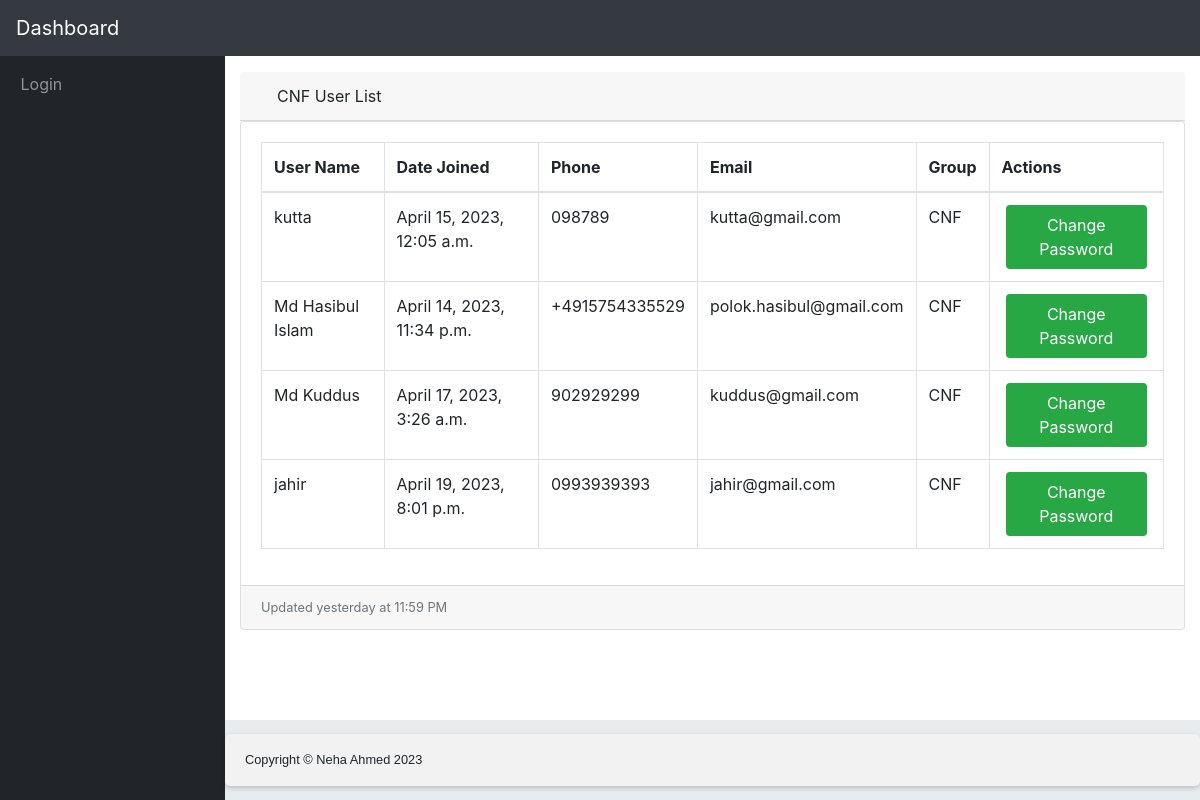
Screenshot of /accounts/cnf_user_list/ with the database file from the repository.
### accounts/models.py (models this page shows, shortened)
class CustomUser(AbstractUser):
    name = models.CharField(max_length=255)
    phone = models.CharField(max_length=20)

### accounts/views.py (the view)
# urls.py: path('cnf_user_list/', views.all_users, name='all_users_cnf'),
def all_users(request):
    users = User.objects.filter(Q(groups__name='CNF')|Q(groups__name='Manager'))
    return render(request, 'accounts/list_users.html', {'users':users})

### templates/accounts/list_users.html (shortened to what this page needs)
{% extends 'base.html' %}
{% block content %}
<div class="row">
  <div class="col-xl-12 col-sm-12 mb-12">
      <div class="card-header">
        <i class="fas fa-table"></i>
        CNF User List</div>
        <div class="card mb-3">
      <div class="card-body">
        <div class="table-responsive">
          <table class="table table-bordered" id="dataTable" width="100%" cellspacing="0">
            <thead>
              <tr>
                <th>User Name</th>
                <th>Date Joined</th>
                <th>Phone</th>
                <th>Email</th>
                <th>Group</th>
                <th>Actions</th>
              </tr>
            </thead>
            <tbody>
              {% for user in users %}
              <tr>
                <td>{{ user.name }}</td>
                <td>{{ user.date_joined }}</td>
                <td>{{ user.phone }}</td>
                <td>{{ user.email }}</td>
                <td>CNF</td>
                <td>
                  <div class="action-btns">
                  <a href= "{% url 'change_password_admin' user.id %}"> <button class="btn-view"  type=button>Change Password</button></a>
                </div>
              </td>
              </tr>
              {% empty %}
              <tr>
                <td colspan="12">No company details available.</td>
              </tr>
              {% endfor %}
            </tbody>
          </table>
        </div>
      </div>
      <div class="card-footer small text-muted">Updated yesterday at 11:59 PM</div>
    </div>
      <div class="card-body">
    </div>
  </div>
</div>
{% endblock %}

### static/css/form-css.css (style rules this page uses)
* { box-sizing: border-box; }

### rows the page displays
CustomUser: name "kutta", date_joined "April 15, 2023, 12:05 a.m.", phone "098789", email "kutta@gmail.com"
CustomUser: name "Md Hasibul Islam", date_joined "April 14, 2023, 11:34 p.m.", phone "+4915754335529", email "polok.hasibul@gmail.com"
CustomUser: name "Md Kuddus", date_joined "April 17, 2023, 3:26 a.m.", phone "902929299", email "kuddus@gmail.com"
CustomUser: name "jahir", date_joined "April 19, 2023, 8:01 p.m.", phone "0993939393", email "jahir@gmail.com"
